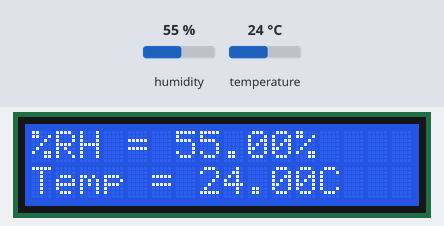
A sketch run on a simulated Arduino Uno, built with avr-gcc and run on an emulated ATmega328P. On the bench: 16×2 character LCD. Inputs (shaded band) come from the test bench; at power-on: humidity 55 %, temperature 24 °C. What the sketch prints to the serial monitor is not drawn.

Above: at 2.2 s.
2.3 s: humidity set to 22 %
At 12.0 s:
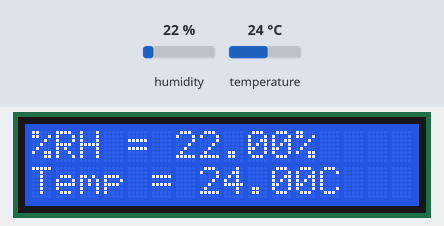
12.6 s: temperature set to 12 °C
At 21.9 s:
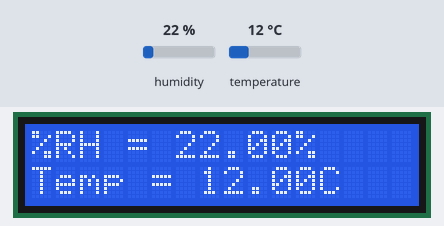
22.6 s: humidity set to 40 %
At 31.7 s:
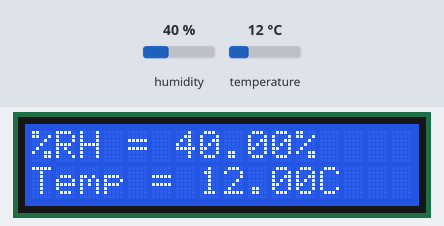
32.6 s: temperature set to 19 °C
At 41.5 s:
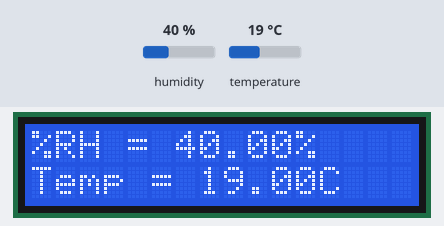
Timing chart, 0 to 43.0 s (numbered marks = the images above; inputs shaded):
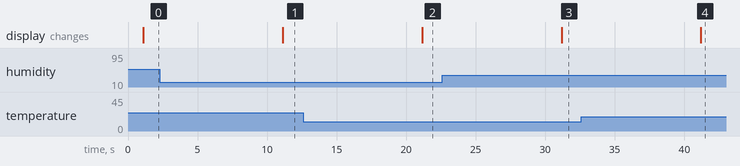

Measured:
- after the input at 2.3 s, the display: changes after 8.8 s (image 1)
- after the input at 12.6 s, the display: changes after 8.5 s (image 2)
- after the input at 22.6 s, the display: changes after 8.6 s (image 3)
- after the input at 32.6 s, the display: changes after 8.6 s (image 4)

The sketch:

humidity.ino
```cpp
#include <dht.h>
#include <LiquidCrystal.h>

#define dht_dpin A0 //no ; here. Set equal to channel sensor is on

dht DHT;
LiquidCrystal lcd(7, 8, 9, 2, 4, 6);

void setup(){
  // set up the LCD's number of columns and rows:
  lcd.begin(16, 2);
  // initialize the serial communications:
  Serial.begin(9600);
  delay(300);//Let system settle
  Serial.println("Humidity and temperature\n\n");
  delay(700);//Wait rest of 1000ms recommended delay before
  //accessing sensor
}//end "setup()"

void loop(){
  //This is the "heart" of the program.
  DHT.read11(dht_dpin);

    lcd.setCursor(0, 0);
    lcd.print("%RH = ");
    lcd.print(DHT.humidity);
    lcd.print("%");
    lcd.setCursor(0, 1);
    lcd.print("Temp = ");
    lcd.print(DHT.temperature);
    lcd.print("C");

  //Don't try to access too frequently... in theory
  //should be once per two seconds, fastest,
  //but seems to work after 0.8 second.
   // when characters arrive over the serial port...

  delay(10000);
}// end loop()
```
